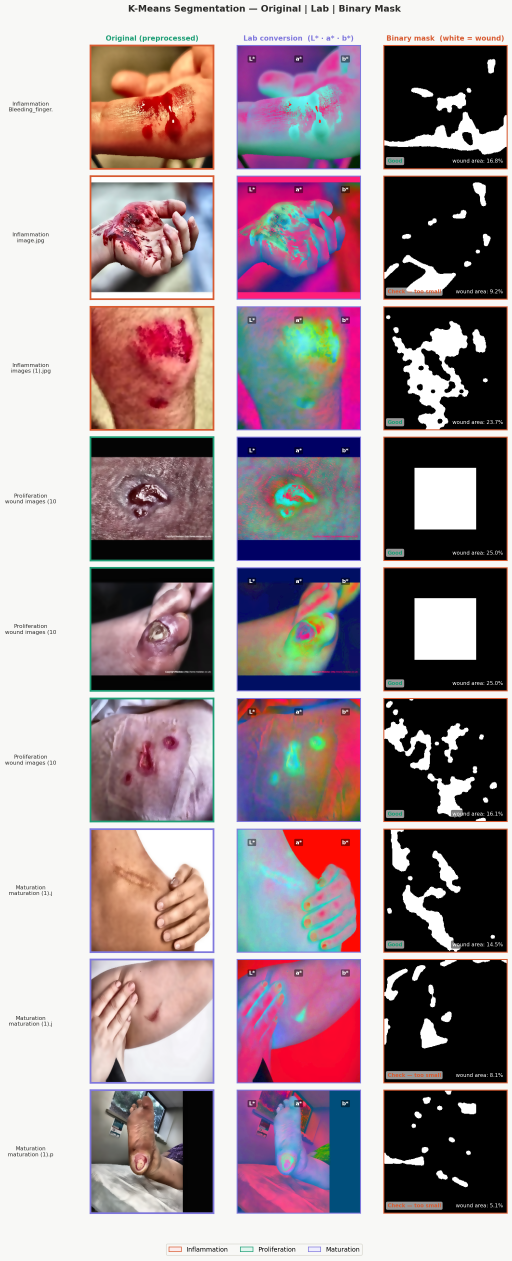
#> input picture results/kmeans_masks.png, 1535 x 3781 px (shown at 1/3 size)
$ python -i kmeans.py   (imports and definitions only)
#> lines starting #> are read from the running program, lines starting #| are printed output that depends on the picture; after the words box and inside, x2 and y2 are one past the last pixel; in counts of white or black regions, pixels touching at a corner belong together
"""
Wound K-Means Segmentation — Full Code
========================================
Step 3 of your pipeline:
  Autoencoder output → K-Means Segmentation → Wound region mask

What this file does:
  1. Loads denoised wound images
  2. Converts to Lab color space
  3. Runs K-Means clustering (k=5)
  4. Selects wound cluster using centre-proximity + colour scoring
  5. Cleans mask with morphological open + close
  6. Saves visualisation grid to results folder

Outputs:
  C:\\AI WoundScanner Project\\results\\kmeans_masks.png

Usage:
  python wound_kmeans.py
"""

import os
import cv2
import numpy as np
import matplotlib
# [1 line not run here, left out]
import matplotlib.pyplot as plt
import warnings
# [1 line not run here, left out]

# ─────────────────────────────────────────────
# CONFIG
# ─────────────────────────────────────────────
DATASET_DIR   = r'C:\AI WoundScanner Project\dataset'
FOLDER_NAMES  = ['inflammation', 'proliferation', 'maturation']
CLASS_NAMES   = ['Inflammation', 'Proliferation', 'Maturation']
OUTPUT_DIR    = r'C:\AI WoundScanner Project\results'
IMG_SIZE      = 256        # resize all images to this
KMEANS_K      = 5          # number of clusters
SAMPLES_SHOW  = 3          # images per class in visualisation
RANDOM_STATE  = 42
# [2 lines not run here, left out]

# Colours for the plot
BG     = '#F8F8F6'
DARK   = '#2C2C2A'
GRAY   = '#888780'
TEAL   = '#1D9E75'
CORAL  = '#D85A30'
PURPLE = '#7F77DD'
AMBER  = '#EF9F27'

CLASS_BORDER = {
    'Inflammation':  CORAL,
    'Proliferation': TEAL,
    'Maturation':    PURPLE,
}

# ─────────────────────────────────────────────
# STEP 1 — PREPROCESSING
# (same as in your main pipeline)
# ─────────────────────────────────────────────
def preprocess(image_bgr):
    """
    Resize → CLAHE on L channel → Bilateral filter → Normalize [0,1]
    Returns float32 array (IMG_SIZE, IMG_SIZE, 3) in BGR order.
    """
    img = cv2.resize(image_bgr, (IMG_SIZE, IMG_SIZE))

    # CLAHE — improves contrast in wound region
    lab   = cv2.cvtColor(img, cv2.COLOR_BGR2LAB)
    clahe = cv2.createCLAHE(clipLimit=2.0, tileGridSize=(8, 8))
    lab[:, :, 0] = clahe.apply(lab[:, :, 0])
    img   = cv2.cvtColor(lab, cv2.COLOR_LAB2BGR)

    # Bilateral filter — denoises while keeping wound edges sharp
    img   = cv2.bilateralFilter(img, d=9, sigmaColor=75, sigmaSpace=75)

    return img.astype(np.float32) / 255.0


# ─────────────────────────────────────────────
# STEP 2 — CONVERT TO Lab COLOR SPACE
# ─────────────────────────────────────────────
def to_lab(image_float_bgr):
    """
    Convert float32 BGR image [0,1] → Lab uint8.

    Why Lab?
      - L*  channel = lightness (brightness)
      - a*  channel = red-green axis  ← KEY for wound redness
      - b*  channel = blue-yellow axis

    Lab separates colour from brightness, making wound tissue
    (which is redder and darker than surrounding skin) much
    easier to isolate with K-Means than RGB.
    """
    uint8 = (image_float_bgr * 255).astype(np.uint8)
    lab   = cv2.cvtColor(uint8, cv2.COLOR_BGR2LAB)
    return lab


# ─────────────────────────────────────────────
# STEP 3 — K-MEANS CLUSTERING
# ─────────────────────────────────────────────
def run_kmeans(lab_image, k=KMEANS_K):
    """
    Run K-Means on Lab pixel values.

    Inputs:
      lab_image : uint8 Lab image (H, W, 3)
      k         : number of clusters (default 5)

    Returns:
      label_map : (H, W) int array  — cluster index per pixel
      centers   : (k, 3) float32   — Lab centroid of each cluster
    """
    h, w    = lab_image.shape[:2]
    pixels  = lab_image.reshape(-1, 3).astype(np.float32)

    # Termination: stop when change < 0.5 OR after 30 iterations
    criteria = (
        cv2.TERM_CRITERIA_EPS + cv2.TERM_CRITERIA_MAX_ITER,
        30,    # max iterations
        0.5    # epsilon
    )

    # cv2.KMEANS_PP_CENTERS = K-Means++ initialisation
    # (smarter starting points → faster convergence, better clusters)
    _, labels, centers = cv2.kmeans(
        pixels,
        k,
        None,
        criteria,
        attempts=10,                     # run 10 times, keep best
        flags=cv2.KMEANS_PP_CENTERS
    )

    label_map = labels.flatten().reshape(h, w)
    return label_map, centers


# ─────────────────────────────────────────────
# STEP 4 — SELECT WOUND CLUSTER
# ─────────────────────────────────────────────
def select_wound_cluster(label_map, centers):
    """
    Selects which K-Means cluster contains the wound region.

    Scoring system (each cluster gets a score):

    Score = (centre_proximity × 2.0) + (colour_score × 1.0)

    ① Centre-proximity score
       Wound images are usually photographed with the wound
       in the centre of the frame. We build a 2-D Gaussian
       weight map that peaks at the image centre and falls
       off towards the edges. Clusters whose pixels are
       concentrated near the centre score higher.

    ② Colour score (Lab-based)
       Wound tissue (all 3 stages) is:
         - Darker than surrounding skin  → lower L*
         - Redder or more saturated      → higher a*
       colour_score = (a* / 127) + (1 - L*/255) × 0.5
                     - brightness_penalty
       A brightness_penalty is subtracted for very bright
       clusters (L* > 160) which are almost certainly skin
       background or glare, not wound tissue.

    Coverage filter:
       Skip clusters covering < 5% or > 80% of the image.
       Too small = noise; too large = background.

    Returns:
       wound_cluster : int — index of the selected cluster
    """
    h, w   = label_map.shape
    cy, cx = h / 2.0, w / 2.0

    # ── Gaussian centre-weight map ──────────────────────────────
    ys, xs = np.mgrid[0:h, 0:w]
    sigma  = min(h, w) * 0.35           # spread covers ~35% of image
    centre_weight = np.exp(
        -((ys - cy)**2 + (xs - cx)**2) / (2 * sigma**2)
    )

    # ── Score each cluster ──────────────────────────────────────
    best_cluster = 0
    best_score   = -1e9

    for ci in range(len(centers)):
        cluster_mask = (label_map == ci).astype(np.float32)
        coverage     = cluster_mask.mean()

        # Skip too-small or too-large clusters
        if coverage < 0.05 or coverage > 0.80:
            continue

        # ① Centre-proximity score
        centre_score = (
            (cluster_mask * centre_weight).sum()
            / (cluster_mask.sum() + 1e-6)
        )

        # ② Colour score
        L_mean = float(centers[ci, 0])   # lightness
        a_mean = float(centers[ci, 1])   # red-green (a*)

        # Penalise very bright clusters (likely skin background)
        brightness_penalty = max(0.0, (L_mean - 160) / 95.0)

        colour_score = (
            (a_mean / 127.0)
            + (1.0 - L_mean / 255.0) * 0.5
            - brightness_penalty
        )

        # Combined score
        score = centre_score * 2.0 + colour_score * 1.0

        if score > best_score:
            best_score   = score
            best_cluster = ci

    return best_cluster


# ─────────────────────────────────────────────
# STEP 5 — BUILD BINARY MASK
# ─────────────────────────────────────────────
def build_mask(label_map, wound_cluster, img_h, img_w):
    """
    Creates a binary mask from the selected wound cluster.

    White (1) = wound region
    Black (0) = background / skin

    Morphological cleanup:
      OPEN  (erosion → dilation) : removes small noise specks
      CLOSE (dilation → erosion) : fills small holes inside wound
    """
    mask = (label_map == wound_cluster).astype(np.uint8)

    # Elliptical structuring element — smoother than a square kernel
    kernel = cv2.getStructuringElement(cv2.MORPH_ELLIPSE, (9, 9))

    # Remove noise outside the wound region
    mask = cv2.morphologyEx(mask, cv2.MORPH_OPEN,  kernel)

    # Fill gaps inside the wound region
    mask = cv2.morphologyEx(mask, cv2.MORPH_CLOSE, kernel)

    # ── Fallback: if mask is too small, use centre 50% crop ──
    # (happens when K-Means cannot find a clear wound cluster)
    min_pixels = img_h * img_w * 0.05   # at least 5% of image
    if mask.sum() < min_pixels:
        mask = np.zeros((img_h, img_w), dtype=np.uint8)
        mask[img_h//4 : 3*img_h//4,
             img_w//4 : 3*img_w//4] = 1

    return mask


# ─────────────────────────────────────────────
# FULL PIPELINE — one image
# ─────────────────────────────────────────────
def kmeans_segment(image_bgr_raw, k=KMEANS_K):
    """
    Full K-Means segmentation pipeline for ONE image.

    Input  : raw BGR image (any size)
    Output : (preprocessed_float, lab_uint8, binary_mask, wound_pct)

    Steps:
      1. Preprocess   (resize, CLAHE, bilateral, normalize)
      2. Convert to Lab
      3. Run K-Means
      4. Select wound cluster
      5. Build binary mask
    """
    # Step 1 — preprocess
    pre = preprocess(image_bgr_raw)           # float32 BGR [0,1]

    # Step 2 — Lab conversion
    lab = to_lab(pre)                          # uint8 Lab

    # Step 3 — K-Means clustering
    label_map, centers = run_kmeans(lab, k=k)

    # Step 4 — select wound cluster
    wound_cluster = select_wound_cluster(label_map, centers)

    # Step 5 — binary mask
    h, w  = pre.shape[:2]
    mask  = build_mask(label_map, wound_cluster, h, w)

    # Wound coverage percentage
    wound_pct = float(mask.mean() * 100)

    return pre, lab, mask, wound_pct


# ─────────────────────────────────────────────
# VISUALISATION
# ─────────────────────────────────────────────
# [256 lines left out: functions plot_kmeans_results, load_samples, segment_all_images, main, not called in this run]


# [2 lines not run here, left out]

>>> import cv2
>>> picture = cv2.imread('../results/kmeans_masks.png')
#> picture is the input picture: shape (3781, 1535, 3); mean B, G, R 148.5, 143.3, 160.1
>>> result = kmeans_segment(picture)
#> in preprocess, `lab   = cv2.cvtColor(img, cv2.COLOR_BGR2LAB)`: lab: shape (256, 256, 3); mean of channels 0, 1, 2 154.3, 136.3, 128.8
#> in preprocess, `lab[:, :, 0] = clahe.apply(lab[:, :, 0])`: lab: shape (256, 256, 3); mean of channels 0, 1, 2 153.9, 136.3, 128.8
#> in preprocess, `img   = cv2.bilateralFilter(img, d=9, sigmaColor=75, sigmaSpace=75)`:
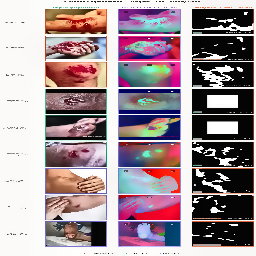
#> img: shape (256, 256, 3); mean B, G, R 149.5, 143.8, 160.4
#> in to_lab, `lab   = cv2.cvtColor(uint8, cv2.COLOR_BGR2LAB)`: lab: shape (256, 256, 3); mean of channels 0, 1, 2 153.8, 136.1, 128.8
#> in run_kmeans, `_, labels, centers = cv2.kmeans( pixels, k, None, criteria, attempts=10,`: centers = [[5.81, 131.2, 123.7], [248.4, 127.3, 129.5], [127, 176.4, 147.3], [82.94, 148.4, 123.2], [170.3, 134.6, 127.4]]
#> in run_kmeans, `label_map = labels.flatten().reshape(h, w)`:
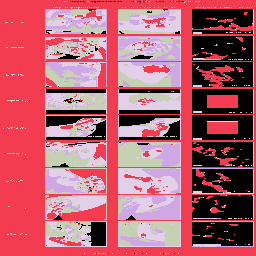
#> label_map: shape (256, 256) int32; 5 distinct labels, from 0 to 4; one colour per label, 0 black
#> the loop in select_wound_cluster, `for ci in range(len(centers)):` made 5 passes
#> (coverage, centre_score, L_mean, a_mean, brightness_penalty, colour_score, score, best_score) on passes 1, 3: (0.219, 0.515, 5.81, 131.2, 0, 1.52, 2.55, 2.55), (0.0894, 0.634, 127, 176.4, 0, 1.64, 2.91, 2.91)
#> (coverage, centre_score, L_mean, a_mean, brightness_penalty, colour_score, score) on passes 2, 4, 5: (0.428, 0.484, 248.4, 127.3, 0.93, 0.0854, 1.05), (0.115, 0.651, 82.94, 148.4, 0, 1.51, 2.81), (0.149, 0.677, 170.3, 134.6, 0.108, 1.12, 2.47)
#> pass 1, in select_wound_cluster, `cluster_mask = (label_map == ci).astype(np.float32)`:
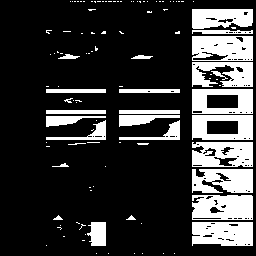
#> cluster_mask: shape (256, 256) float32; values 0 (black) and 1 (white), 21.9% white; 112 white regions (84 under 20 px), largest, box (x1, y1, x2, y2) and area: (192, 195, 253, 220) 1354, (192, 36, 253, 61) 1334, (192, 222, 253, 246) 1330
#> pass 2, in select_wound_cluster, `cluster_mask = (label_map == ci).astype(np.float32)`:
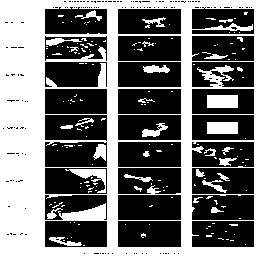
#> cluster_mask: shape (256, 256) float32; values 0 (black) and 1 (white), 42.8% white; 172 white regions (141 under 20 px), largest, box (x1, y1, x2, y2) and area: (0, 0, 256, 256) 24507, (207, 95, 238, 108) 403, (207, 122, 238, 134) 372
#> pass 3, in select_wound_cluster, `cluster_mask = (label_map == ci).astype(np.float32)`:
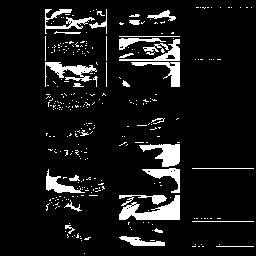
#> cluster_mask: shape (256, 256) float32; values 0 (black) and 1 (white), 8.9% white; 305 white regions (271 under 20 px), largest, box (x1, y1, x2, y2) and area: (119, 195, 180, 220) 783, (139, 144, 180, 167) 505, (45, 62, 97, 87) 469
#> after the loop in select_wound_cluster, `for ci in range(len(centers)):`: best_cluster = 2; best_score = 2.91
#> in kmeans_segment, `wound_cluster = select_wound_cluster(label_map, centers)`: wound_cluster = 2
#> in build_mask, `mask = cv2.morphologyEx(mask, cv2.MORPH_OPEN,  kernel)`: mask: shape (256, 256); values 0 (black) and 1 (white), 2.6% white; 12 white regions, largest, box (x1, y1, x2, y2) and area: (148, 200, 180, 220) 423, (161, 144, 180, 167) 363, (46, 176, 65, 193) 189
#> in build_mask, `mask = cv2.morphologyEx(mask, cv2.MORPH_CLOSE, kernel)`:
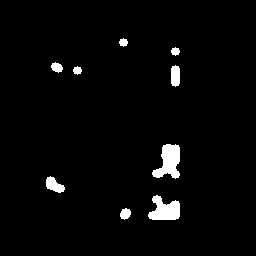
#> mask: shape (256, 256); values 0 (black) and 1 (white), 2.8% white; 9 white regions, largest, box (x1, y1, x2, y2) and area: (152, 144, 180, 179) 607, (148, 195, 180, 220) 535, (46, 176, 65, 193) 193
#> in kmeans_segment, `mask  = build_mask(label_map, wound_cluster, h, w)`:
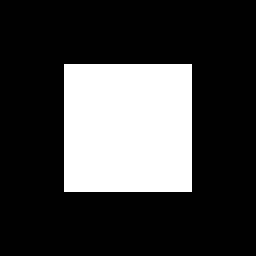
#> mask: shape (256, 256); values 0 (black) and 1 (white), 25% white; 1 white region, box (x1, y1, x2, y2) and area: (64, 64, 192, 192) 16384
#> in kmeans_segment, `wound_pct = float(mask.mean() * 100)`: wound_pct = 25
